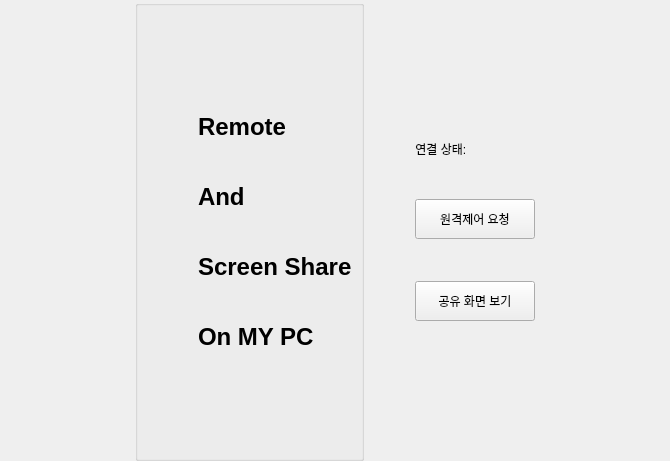
<?xml version="1.0" encoding="UTF-8"?>
<ui version="4.0">
 <class>Form</class>
 <widget class="QWidget" name="Form">
  <property name="geometry">
   <rect>
    <x>0</x>
    <y>0</y>
    <width>670</width>
    <height>461</height>
   </rect>
  </property>
  <property name="windowTitle">
   <string>Form</string>
  </property>
  <layout class="QGridLayout" name="gridLayout">
   <property name="leftMargin">
    <number>0</number>
   </property>
   <property name="topMargin">
    <number>0</number>
   </property>
   <property name="rightMargin">
    <number>0</number>
   </property>
   <property name="bottomMargin">
    <number>0</number>
   </property>
   <item row="0" column="0">
    <layout class="QGridLayout" name="gridLayout_1" columnstretch="3,5,1,0,3">
     <item row="0" column="3">
      <layout class="QGridLayout" name="gridLayout_2" rowstretch="4,1,1,1,1,1,4">
       <property name="verticalSpacing">
        <number>6</number>
       </property>
       <item row="1" column="3">
        <widget class="QLabel" name="stateImg">
         <property name="sizePolicy">
          <sizepolicy hsizetype="Fixed" vsizetype="Fixed">
           <horstretch>0</horstretch>
           <verstretch>0</verstretch>
          </sizepolicy>
         </property>
         <property name="sizeIncrement">
          <size>
           <width>0</width>
           <height>0</height>
          </size>
         </property>
         <property name="baseSize">
          <size>
           <width>0</width>
           <height>0</height>
          </size>
         </property>
         <property name="text">
          <string/>
         </property>
         <property name="pixmap">
          <pixmap resource="UI/res.qrc">:/file/SuccessState.png</pixmap>
         </property>
         <property name="alignment">
          <set>Qt::AlignCenter</set>
         </property>
         <property name="wordWrap">
          <bool>false</bool>
         </property>
        </widget>
       </item>
       <item row="3" column="1" colspan="3">
        <widget class="QPushButton" name="remoteButton">
         <property name="sizePolicy">
          <sizepolicy hsizetype="Expanding" vsizetype="Expanding">
           <horstretch>0</horstretch>
           <verstretch>0</verstretch>
          </sizepolicy>
         </property>
         <property name="minimumSize">
          <size>
           <width>120</width>
           <height>40</height>
          </size>
         </property>
         <property name="baseSize">
          <size>
           <width>120</width>
           <height>0</height>
          </size>
         </property>
         <property name="text">
          <string>원격제어 요청</string>
         </property>
         <property name="checkable">
          <bool>false</bool>
         </property>
         <property name="checked">
          <bool>false</bool>
         </property>
        </widget>
       </item>
       <item row="5" column="1" colspan="3">
        <widget class="QPushButton" name="scrshrButton">
         <property name="sizePolicy">
          <sizepolicy hsizetype="Expanding" vsizetype="Expanding">
           <horstretch>0</horstretch>
           <verstretch>0</verstretch>
          </sizepolicy>
         </property>
         <property name="minimumSize">
          <size>
           <width>120</width>
           <height>40</height>
          </size>
         </property>
         <property name="text">
          <string>공유 화면 보기</string>
         </property>
        </widget>
       </item>
       <item row="6" column="1" colspan="3">
        <spacer name="verticalSpacer_4">
         <property name="orientation">
          <enum>Qt::Vertical</enum>
         </property>
         <property name="sizeHint" stdset="0">
          <size>
           <width>20</width>
           <height>40</height>
          </size>
         </property>
        </spacer>
       </item>
       <item row="0" column="1" colspan="3">
        <spacer name="verticalSpacer_1">
         <property name="orientation">
          <enum>Qt::Vertical</enum>
         </property>
         <property name="sizeHint" stdset="0">
          <size>
           <width>20</width>
           <height>40</height>
          </size>
         </property>
        </spacer>
       </item>
       <item row="4" column="1" colspan="3">
        <spacer name="verticalSpacer_3">
         <property name="orientation">
          <enum>Qt::Vertical</enum>
         </property>
         <property name="sizeHint" stdset="0">
          <size>
           <width>20</width>
           <height>40</height>
          </size>
         </property>
        </spacer>
       </item>
       <item row="2" column="1" colspan="3">
        <spacer name="verticalSpacer_2">
         <property name="orientation">
          <enum>Qt::Vertical</enum>
         </property>
         <property name="sizeHint" stdset="0">
          <size>
           <width>20</width>
           <height>40</height>
          </size>
         </property>
        </spacer>
       </item>
       <item row="1" column="1" colspan="2">
        <widget class="QLabel" name="connectState">
         <property name="sizePolicy">
          <sizepolicy hsizetype="Fixed" vsizetype="Fixed">
           <horstretch>0</horstretch>
           <verstretch>0</verstretch>
          </sizepolicy>
         </property>
         <property name="layoutDirection">
          <enum>Qt::LeftToRight</enum>
         </property>
         <property name="text">
          <string>연결 상태: </string>
         </property>
         <property name="alignment">
          <set>Qt::AlignCenter</set>
         </property>
        </widget>
       </item>
      </layout>
     </item>
     <item row="0" column="0">
      <spacer name="horizontalSpacer_left">
       <property name="orientation">
        <enum>Qt::Horizontal</enum>
       </property>
       <property name="sizeHint" stdset="0">
        <size>
         <width>40</width>
         <height>20</height>
        </size>
       </property>
      </spacer>
     </item>
     <item row="0" column="1">
      <widget class="QGroupBox" name="Maintext">
       <property name="enabled">
        <bool>true</bool>
       </property>
       <property name="sizePolicy">
        <sizepolicy hsizetype="Expanding" vsizetype="Expanding">
         <horstretch>0</horstretch>
         <verstretch>0</verstretch>
        </sizepolicy>
       </property>
       <property name="styleSheet">
        <string notr="true">#Maintext {border-image: url(:/file/HKbackgroundImg.png);}</string>
       </property>
       <property name="flat">
        <bool>false</bool>
       </property>
       <layout class="QFormLayout" name="formLayout">
        <property name="verticalSpacing">
         <number>6</number>
        </property>
        <property name="leftMargin">
         <number>60</number>
        </property>
        <property name="topMargin">
         <number>50</number>
        </property>
        <property name="bottomMargin">
         <number>50</number>
        </property>
        <item row="0" column="0">
         <spacer name="verticalSpacer_main_1">
          <property name="orientation">
           <enum>Qt::Vertical</enum>
          </property>
          <property name="sizeHint" stdset="0">
           <size>
            <width>20</width>
            <height>40</height>
           </size>
          </property>
         </spacer>
        </item>
        <item row="1" column="0">
         <widget class="QLabel" name="label_remote">
          <property name="styleSheet">
           <string notr="true"/>
          </property>
          <property name="text">
           <string>&lt;html&gt;&lt;head/&gt;&lt;body&gt;&lt;p&gt;&lt;span style=&quot; font-size:18pt; font-weight:600;&quot;&gt;Remote&lt;/span&gt;&lt;/p&gt;&lt;/body&gt;&lt;/html&gt;</string>
          </property>
         </widget>
        </item>
        <item row="3" column="0">
         <widget class="QLabel" name="label_and">
          <property name="text">
           <string>&lt;html&gt;&lt;head/&gt;&lt;body&gt;&lt;p&gt;&lt;span style=&quot; font-size:18pt; font-weight:600;&quot;&gt;And&lt;/span&gt;&lt;/p&gt;&lt;/body&gt;&lt;/html&gt;</string>
          </property>
         </widget>
        </item>
        <item row="5" column="0">
         <widget class="QLabel" name="label_screenShare">
          <property name="text">
           <string>&lt;html&gt;&lt;head/&gt;&lt;body&gt;&lt;p&gt;&lt;span style=&quot; font-size:18pt; font-weight:600;&quot;&gt;Screen Share&lt;/span&gt;&lt;/p&gt;&lt;/body&gt;&lt;/html&gt;</string>
          </property>
         </widget>
        </item>
        <item row="7" column="0">
         <widget class="QLabel" name="label_onBrowser">
          <property name="text">
           <string>&lt;html&gt;&lt;head/&gt;&lt;body&gt;&lt;p&gt;&lt;span style=&quot; font-size:18pt; font-weight:600;&quot;&gt;On MY PC&lt;/span&gt;&lt;/p&gt;&lt;/body&gt;&lt;/html&gt;</string>
          </property>
         </widget>
        </item>
        <item row="8" column="0">
         <spacer name="verticalSpacer_main_5">
          <property name="orientation">
           <enum>Qt::Vertical</enum>
          </property>
          <property name="sizeHint" stdset="0">
           <size>
            <width>20</width>
            <height>40</height>
           </size>
          </property>
         </spacer>
        </item>
        <item row="2" column="0">
         <spacer name="verticalSpacer_main_2">
          <property name="orientation">
           <enum>Qt::Vertical</enum>
          </property>
          <property name="sizeType">
           <enum>QSizePolicy::Maximum</enum>
          </property>
          <property name="sizeHint" stdset="0">
           <size>
            <width>20</width>
            <height>30</height>
           </size>
          </property>
         </spacer>
        </item>
        <item row="4" column="0">
         <spacer name="verticalSpacer_main_3">
          <property name="orientation">
           <enum>Qt::Vertical</enum>
          </property>
          <property name="sizeType">
           <enum>QSizePolicy::Maximum</enum>
          </property>
          <property name="sizeHint" stdset="0">
           <size>
            <width>20</width>
            <height>30</height>
           </size>
          </property>
         </spacer>
        </item>
        <item row="6" column="0">
         <spacer name="verticalSpacer_main_4">
          <property name="orientation">
           <enum>Qt::Vertical</enum>
          </property>
          <property name="sizeType">
           <enum>QSizePolicy::Maximum</enum>
          </property>
          <property name="sizeHint" stdset="0">
           <size>
            <width>20</width>
            <height>30</height>
           </size>
          </property>
         </spacer>
        </item>
       </layout>
      </widget>
     </item>
     <item row="0" column="4">
      <spacer name="horizontalSpacer_right">
       <property name="orientation">
        <enum>Qt::Horizontal</enum>
       </property>
       <property name="sizeHint" stdset="0">
        <size>
         <width>40</width>
         <height>20</height>
        </size>
       </property>
      </spacer>
     </item>
     <item row="0" column="2">
      <spacer name="horizontalSpacer_center">
       <property name="orientation">
        <enum>Qt::Horizontal</enum>
       </property>
       <property name="sizeHint" stdset="0">
        <size>
         <width>40</width>
         <height>20</height>
        </size>
       </property>
      </spacer>
     </item>
    </layout>
   </item>
  </layout>
 </widget>
 <resources>
  <include location="UI/res.qrc"/>
 </resources>
 <connections/>
</ui>
